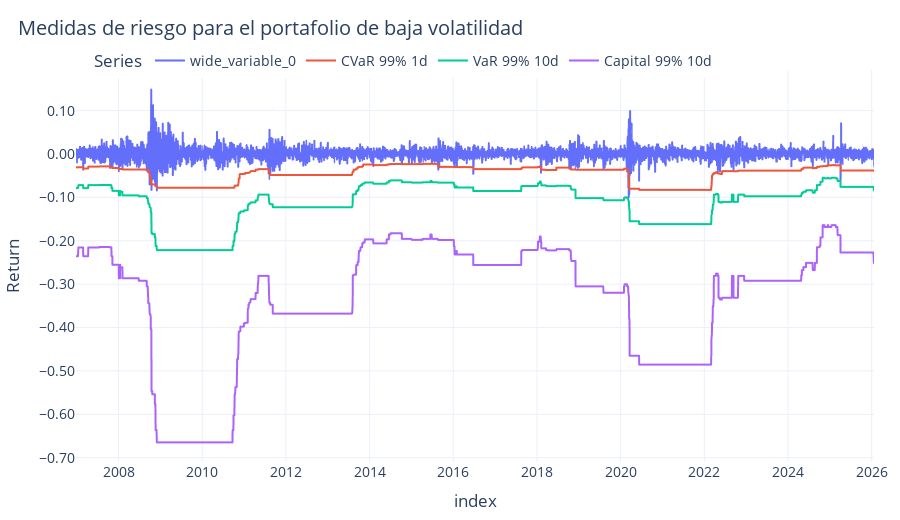

Notebook code cell kept with this figure:
### Code cell
risk_col = df_risk_lowv.columns[1]
cvar_col = df_risk_lowv.columns[2]
var10d_col = df_risk_lowv.columns[3]
capital10d = df_risk_lowv.columns[4]
tmp = df_risk_lowv * -1
fig = px.line(
     tmp,
     x=tmp.index,
     y=[df_risk_lowv["Returns"], tmp[cvar_col], tmp[var10d_col], tmp[capital10d]],
     labels={"value": "Return", "variable": "Series"},
     title=f"Medidas de riesgo para el portafolio de baja volatilidad",
)


fig.show()

### Figure 1 — Plotly figure (JSON) as saved in the notebook; plotly's stock layout.template omitted (floating-point values rounded to 4 significant figures; data arrays with more than 128 entries replaced by an {"elided": "..."} marker saying what was removed)
{"data": [{"hovertemplate": "Series=wide_variable_0<br>index=%{x}<br>Return=%{y}<extra></extra>", "legendgroup": "wide_variable_0", "line": {"color": "#636efa", "dash": "solid"}, "marker": {"symbol": "circle"}, "mode": "lines", "name": "wide_variable_0", "showlegend": true, "type": "scattergl", "x": {"elided": "4797 str values"}, "xaxis": "x", "y": {"elided": "4797 float values"}, "yaxis": "y"}, {"hovertemplate": "Series=CVaR 99% 1d<br>index=%{x}<br>Return=%{y}<extra></extra>", "legendgroup": "CVaR 99% 1d", "line": {"color": "#EF553B", "dash": "solid"}, "marker": {"symbol": "circle"}, "mode": "lines", "name": "CVaR 99% 1d", "showlegend": true, "type": "scattergl", "x": {"elided": "4797 str values"}, "xaxis": "x", "y": {"elided": "4797 float values"}, "yaxis": "y"}, {"hovertemplate": "Series=VaR 99% 10d<br>index=%{x}<br>Return=%{y}<extra></extra>", "legendgroup": "VaR 99% 10d", "line": {"color": "#00cc96", "dash": "solid"}, "marker": {"symbol": "circle"}, "mode": "lines", "name": "VaR 99% 10d", "showlegend": true, "type": "scattergl", "x": {"elided": "4797 str values"}, "xaxis": "x", "y": {"elided": "4797 float values"}, "yaxis": "y"}, {"hovertemplate": "Series=Capital 99% 10d<br>index=%{x}<br>Return=%{y}<extra></extra>", "legendgroup": "Capital 99% 10d", "line": {"color": "#ab63fa", "dash": "solid"}, "marker": {"symbol": "circle"}, "mode": "lines", "name": "Capital 99% 10d", "showlegend": true, "type": "scattergl", "x": {"elided": "4797 str values"}, "xaxis": "x", "y": {"elided": "4797 float values"}, "yaxis": "y"}], "layout": {"height": 520, "legend": {"title": {"text": "Series"}, "tracegroupgap": 0}, "title": {"text": "Medidas de riesgo para el portafolio de baja volatilidad"}, "xaxis": {"anchor": "y", "domain": [0, 1], "title": {"text": "index"}}, "yaxis": {"anchor": "x", "domain": [0, 1], "title": {"text": "Return"}}}}
